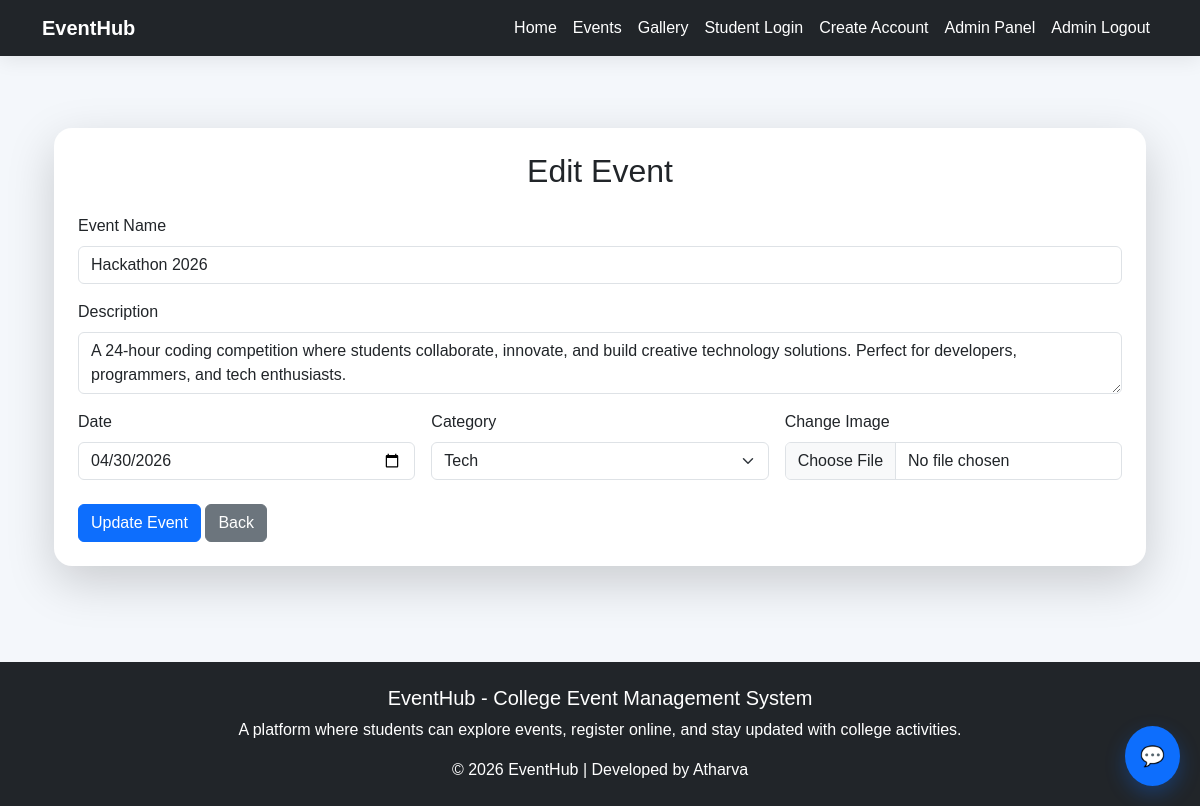
/edit_event/3 (signed in), run on the app's committed database.
### tables this page shows
CREATE TABLE events(
        id INTEGER PRIMARY KEY AUTOINCREMENT,
        name TEXT,
        description TEXT,
        date TEXT,
        image TEXT
    , category TEXT DEFAULT 'General');

### app.py (the view, shortened to what this page needs)
@app.route("/edit_event/<int:event_id>", methods=["GET", "POST"])
def edit_event(event_id):
    if "admin" not in session:
        return redirect("/login")
    conn = get_db_connection()
    event = conn.execute("SELECT * FROM events WHERE id = ?", (event_id,)).fetchone()
    if not event:
        conn.close()
        return "Event not found"
    conn.close()
    return render_template("edit_event.html", event=event)

### app.py (called while the page is built)
def get_db_connection():
    conn = sqlite3.connect(DATABASE)
    conn.row_factory = sqlite3.Row
    return conn

### templates/edit_event.html (shortened to what this page needs)
{% extends "base.html" %}
{% block content %}
<div class="container py-5">
    <div class="card shadow-lg border-0 p-4">
        <h2 class="mb-4 text-center">Edit Event</h2>
        <form method="POST" enctype="multipart/form-data">
            <div class="mb-3">
                <label class="form-label">Event Name</label>
                <input type="text" name="name" class="form-control" value="{{ event.name }}" required>
            </div>
            <div class="mb-3">
                <label class="form-label">Description</label>
                <textarea name="description" class="form-control" required>{{ event.description }}</textarea>
            </div>
            <div class="row g-3">
                <div class="col-md-4">
                    <label class="form-label">Date</label>
                    <input type="date" name="date" class="form-control" value="{{ event.date }}" required>
                </div>
                <div class="col-md-4">
                    <label class="form-label">Category</label>
                    <select name="category" class="form-select" required>
                        <option value="Tech" {% if event.category == "Tech" %}selected{% endif %}>Tech</option>
                    </select>
                </div>
                <div class="col-md-4">
                    <label class="form-label">Change Image</label>
                    <input type="file" name="image" class="form-control">
                </div>
            </div>
            <button type="submit" class="btn btn-primary mt-4">Update Event</button>
            <a href="/admin" class="btn btn-secondary mt-4">Back</a>
        </form>
    </div>
</div>
{% endblock %}

### static/css/style.css (style rules this page uses)
body { background: #f4f7fb; font-family: Arial, Helvetica, sans-serif; }
.card { border: none; border-radius: 18px; overflow: hidden; }

### data on the page
events: name "Hackathon 2026", description "A 24-hour coding competition where students collaborate, innovate, and build creative technology solutions. Perfect for developers, programmers, and tech enthusiasts.", date "04/30/2026", category "Tech"
